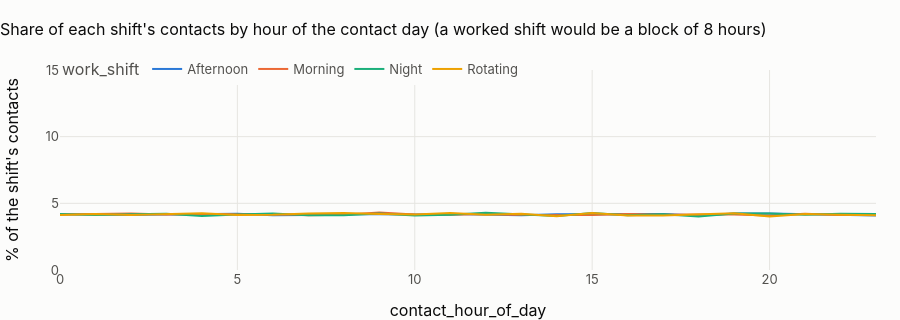

The notebook cell this image was saved under:
### Markdown cell above
## 1 · Shift adherence

### Code cell
sh = ah.groupby("work_shift").agg(contacts=("contacts", "sum"), in_shift=("contacts", lambda x: 0))
sh["in_shift"] = ah[ah.in_shift].groupby("work_shift").contacts.sum()
cover = star.q(
    "select work_shift, avg(in_shift::int) as share_of_day from {dim_agent_shift} group by 1"
)
sh = sh.join(cover.set_index("work_shift"))
sh["in-shift %"] = 100 * sh.in_shift / sh.contacts
for ws, r in sh.iterrows():
    if r.share_of_day >= 1:
        continue
    bt = stats.binomtest(int(r.in_shift), int(r.contacts), r.share_of_day)
    tests.append(
        {
            "scenario": "05 agent and queue",
            "test": f"{ws} agents: contacts inside their shift vs the shift's share of the day",
            "statistic": r.in_shift / r.contacts,
            "p_value": bt.pvalue,
            "effect": r.in_shift / r.contacts - r.share_of_day,
            "n": int(r.contacts),
            "reading": "shifts are worked"
            if r.in_shift / r.contacts > 0.9
            else "shift label unrelated to the work",
        }
    )
show(sh.round(3), paging=False)
prof = ah.groupby(["work_shift", "contact_hour_of_day"]).contacts.sum().unstack(0)
fig = px.line(
    (100 * prof / prof.sum()).reset_index().melt(id_vars="contact_hour_of_day"),
    x="contact_hour_of_day",
    y="value",
    color="work_shift",
    title="Share of each shift's contacts by hour of the contact day (a worked shift would be a block of 8 hours)",
)
fig.update_layout(height=320, yaxis_title="% of the shift's contacts", yaxis_range=[0, 15])
fig.show()
mor = sh.loc["Morning"]
display(
    Markdown(
        f"**Morning agents handle {mor['in-shift %']:.1f} % of their contacts inside the morning shift, the shift's "
        f"share of the day is {100 * mor.share_of_day:.1f} %; Afternoon and Night agents likewise.** The shift label "
        "has no relation to when an agent works: every agent takes contacts in every hour. Occupancy, adherence and "
        "roster planning cannot be measured from this data; a workforce system's rostered hours and agent state logs "
        "are a prerequisite (notebook 08)."
    )
)

### Figure 1 — Plotly figure (JSON) as saved in the notebook; plotly's stock layout.template omitted (floating-point values rounded to 4 significant figures)
{"data": [{"hovertemplate": "work_shift=Afternoon<br>contact_hour_of_day=%{x}<br>value=%{y}<extra></extra>", "legendgroup": "Afternoon", "line": {"color": "#2a78d6", "dash": "solid"}, "marker": {"symbol": "circle"}, "mode": "lines", "name": "Afternoon", "orientation": "v", "showlegend": true, "type": "scatter", "x": [0, 1, 2, 3, 4, 5, 6, 7, 8, 9, 10, 11, 12, 13, 14, 15, 16, 17, 18, 19, 20, 21, 22, 23], "xaxis": "x", "y": [4.181, 4.147, 4.13, 4.162, 4.18, 4.217, 4.099, 4.118, 4.199, 4.185, 4.162, 4.204, 4.157, 4.109, 4.181, 4.198, 4.167, 4.193, 4.09, 4.231, 4.238, 4.183, 4.174, 4.095], "yaxis": "y"}, {"hovertemplate": "work_shift=Morning<br>contact_hour_of_day=%{x}<br>value=%{y}<extra></extra>", "legendgroup": "Morning", "line": {"color": "#eb6834", "dash": "solid"}, "marker": {"symbol": "circle"}, "mode": "lines", "name": "Morning", "orientation": "v", "showlegend": true, "type": "scatter", "x": [0, 1, 2, 3, 4, 5, 6, 7, 8, 9, 10, 11, 12, 13, 14, 15, 16, 17, 18, 19, 20, 21, 22, 23], "xaxis": "x", "y": [4.169, 4.18, 4.239, 4.166, 4.184, 4.159, 4.2, 4.107, 4.136, 4.318, 4.166, 4.135, 4.196, 4.131, 4.114, 4.118, 4.201, 4.135, 4.158, 4.164, 4.082, 4.225, 4.121, 4.194], "yaxis": "y"}, {"hovertemplate": "work_shift=Night<br>contact_hour_of_day=%{x}<br>value=%{y}<extra></extra>", "legendgroup": "Night", "line": {"color": "#1baf7a", "dash": "solid"}, "marker": {"symbol": "circle"}, "mode": "lines", "name": "Night", "orientation": "v", "showlegend": true, "type": "scatter", "x": [0, 1, 2, 3, 4, 5, 6, 7, 8, 9, 10, 11, 12, 13, 14, 15, 16, 17, 18, 19, 20, 21, 22, 23], "xaxis": "x", "y": [4.193, 4.134, 4.189, 4.218, 4.046, 4.171, 4.232, 4.112, 4.099, 4.228, 4.086, 4.143, 4.297, 4.173, 4.05, 4.283, 4.11, 4.184, 4.021, 4.23, 4.239, 4.15, 4.217, 4.195], "yaxis": "y"}, {"hovertemplate": "work_shift=Rotating<br>contact_hour_of_day=%{x}<br>value=%{y}<extra></extra>", "legendgroup": "Rotating", "line": {"color": "#eda100", "dash": "solid"}, "marker": {"symbol": "circle"}, "mode": "lines", "name": "Rotating", "orientation": "v", "showlegend": true, "type": "scatter", "x": [0, 1, 2, 3, 4, 5, 6, 7, 8, 9, 10, 11, 12, 13, 14, 15, 16, 17, 18, 19, 20, 21, 22, 23], "xaxis": "x", "y": [4.118, 4.199, 4.116, 4.198, 4.257, 4.125, 4.137, 4.228, 4.279, 4.202, 4.161, 4.269, 4.15, 4.211, 4.035, 4.284, 4.091, 4.078, 4.147, 4.253, 4.01, 4.195, 4.15, 4.108], "yaxis": "y"}], "layout": {"height": 320, "legend": {"title": {"text": "work_shift"}, "tracegroupgap": 0}, "title": {"text": "Share of each shift's contacts by hour of the contact day (a worked shift would be a block of 8 hours)"}, "xaxis": {"anchor": "y", "domain": [0.0, 1.0], "title": {"text": "contact_hour_of_day"}}, "yaxis": {"anchor": "x", "domain": [0.0, 1.0], "range": [0, 15], "title": {"text": "% of the shift's contacts"}}}}
